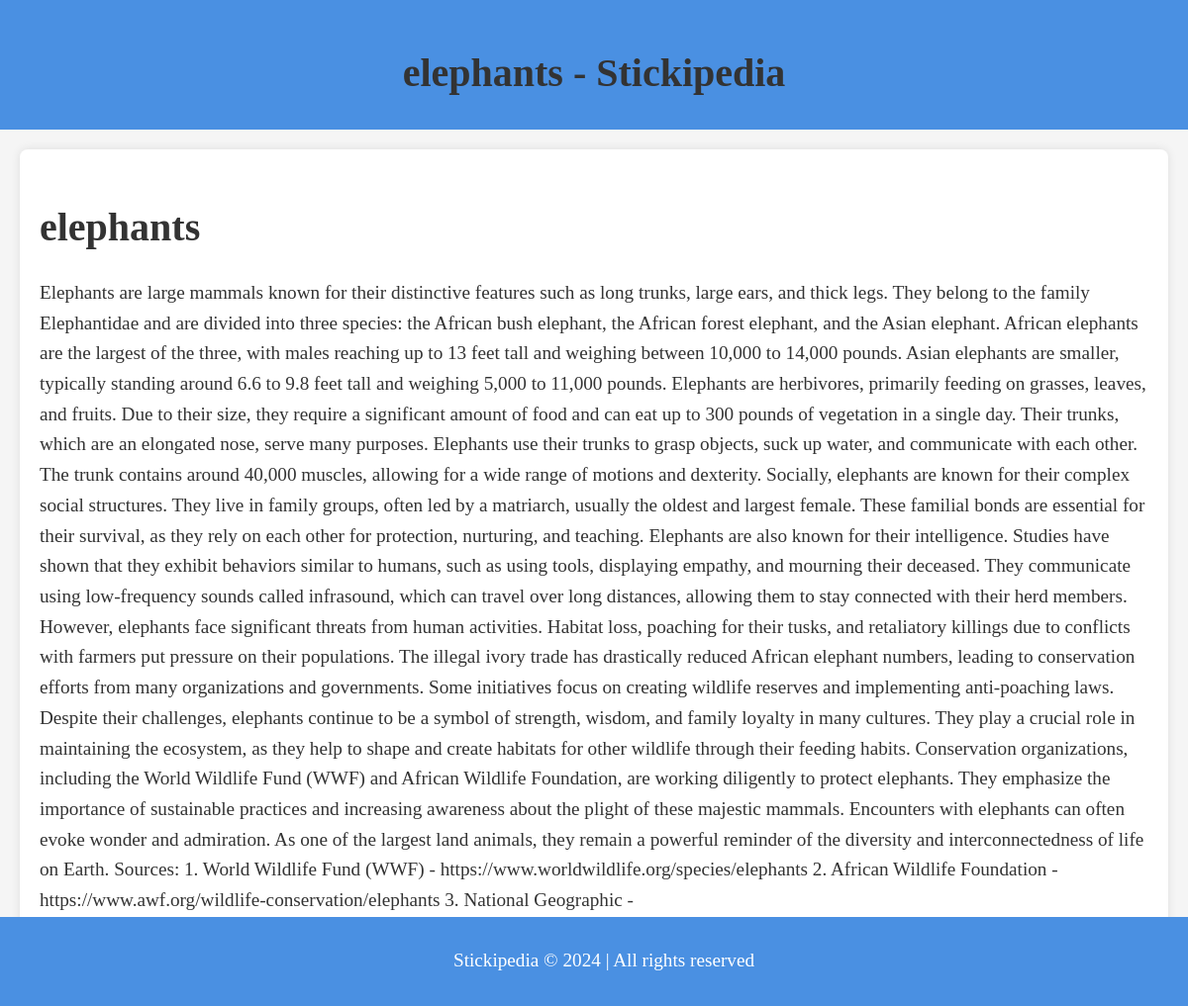
/page/elephants, run on the app's committed database.
### main.py (models this page shows)
class Page(db.Model):
    id = db.Column(db.Integer, primary_key=True)
    name = db.Column(db.String(255), unique=True, nullable=False)
    content = db.Column(db.String(5000), unique=True, nullable=False)
    views = db.Column(db.Integer, default=0)

### main.py (the view)
@app.route("/page/<pagename>")
def page(pagename):
    page = Page.query.filter_by(name=pagename).first()
    if page is not None:
        return render_template("page.html", name = page.name, content = page.content)

### templates/page.html (shortened to what this page needs)
<!DOCTYPE html>
<html lang="en">
<head>
</head>
<body>
    <header>
        <h1>{{name}} - Stickipedia</h1>
    </header>
    <div class="container">
        <div class="content">
            <h1>{{name}}</h1>
            <p>{{content}}</p>
        </div>
    </div>
    <footer>
        <p>Stickipedia © 2024 | All rights reserved</p>
    </footer>
</body>
</html>

### templates/page.html (style rules this page uses)
body { font-family: 'Georgia', serif; line-height: 1.6; margin: 0; padding: 0; background-color: #f5f5f5; color: #333; }
header { background-color: #4A90E2; color: white; padding: 15px 20px; text-align: center; }
.container { display: flex; margin: 20px; }
.content { flex: 1; background-color: white; padding: 20px; border-radius: 8px; box-shadow: 0 0 10px rgba(0, 0, 0, 0.1); }
h1 { font-size: 2.5em; margin-bottom: 10px; color: #333; }
p { font-size: 1.2em; margin-bottom: 20px; }
footer { text-align: center; padding: 10px; background-color: #4A90E2; color: white; position: fixed; bottom: 0; width: 100%; }

### data on the page
Page: name "elephants", content "Elephants are large mammals known for their distinctive features such as long trunks, large ears, and thick legs. They belong to the family Elephantidae and are divided into three species: the African bush elephant, the African forest elephant, and the Asian elephant. African elephants are the largest of the three, with males reaching up to 13 feet tall and weighing between 10,000 to 14,000 pounds. Asian elephants are smaller, typically standing around 6.6 to 9.8 feet tall and weighing 5,000 to 11,000 pounds. Elephants are herbivores, primarily feeding on grasses, leaves, and fruits. Due to their size, they require a significant amount of food and can eat up to 300 pounds of vegetation in a…"
